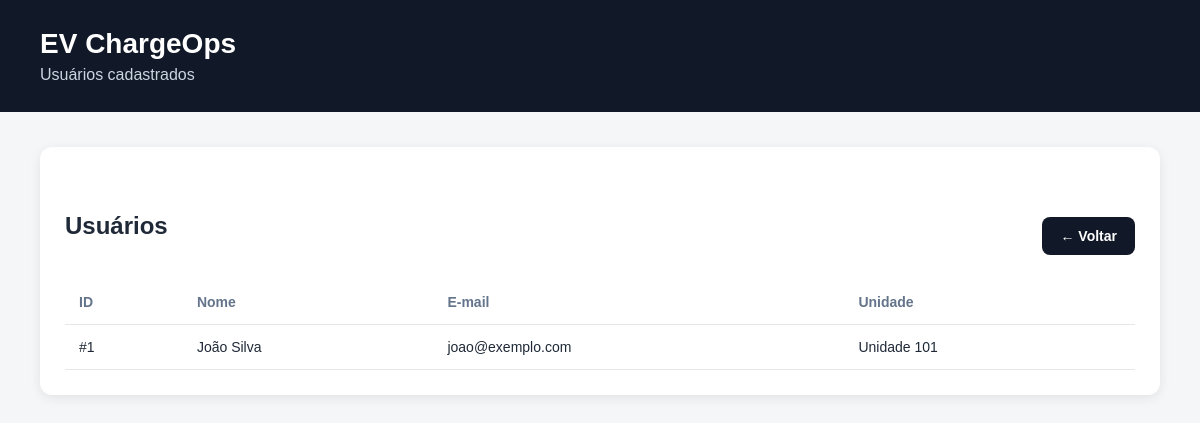
The page /usuarios on the database its author committed.
### tables this page shows
CREATE TABLE usuarios (
        id INTEGER PRIMARY KEY AUTOINCREMENT,
        nome TEXT NOT NULL,
        email TEXT NOT NULL UNIQUE,
        unidade_id INTEGER,
        FOREIGN KEY (unidade_id) REFERENCES unidades(id)
    );

CREATE TABLE unidades (
        id INTEGER PRIMARY KEY AUTOINCREMENT,
        identificacao TEXT NOT NULL
    );

### app/routes/users.py (the view)
@users_bp.route("/usuarios")
def usuarios():
    conexao = sqlite3.connect(DATABASE_PATH)
    usuarios = conexao.execute(
        """
        SELECT
            usuarios.id,
            usuarios.nome,
            usuarios.email,
            unidades.identificacao
        FROM usuarios
        LEFT JOIN unidades
            ON unidades.id = usuarios.unidade_id
        ORDER BY usuarios.nome
        """
    ).fetchall()
    conexao.close()
    return render_template(
        "users.html",
        usuarios=usuarios
    )

### app/templates/users.html (shortened to what this page needs)
<!DOCTYPE html>
<html lang="pt-BR">
<head>
    <link rel="stylesheet" href="{{ url_for('static', filename='css/style.css') }}">
</head>
<body>
    <header>
        <h1>EV ChargeOps</h1>
        <p>Usuários cadastrados</p>
    </header>
    <main>
        <section class="tabela">
            <div class="tabela-header">
                <h2>Usuários</h2>
                <a href="{{ url_for('dashboard.dashboard') }}" class="botao">
                    ← Voltar
                </a>
            </div>
            <table>
                <thead>
                    <tr>
                        <th>ID</th>
                        <th>Nome</th>
                        <th>E-mail</th>
                        <th>Unidade</th>
                    </tr>
                </thead>
                <tbody>
                    {% for usuario in usuarios %}
                    <tr>
                        <td>#{{ usuario[0] }}</td>
                        <td>{{ usuario[1] }}</td>
                        <td>{{ usuario[2] }}</td>
                        <td>{{ usuario[3] }}</td>
                    </tr>
                    {% endfor %}
                </tbody>
            </table>
        </section>
    </main>
</body>
</html>

### static/css/style.css (style rules this page uses)
* { box-sizing: border-box; margin: 0; padding: 0; }
body { font-family: Arial, sans-serif; background: #f4f6f8; color: #1f2937; }
header { background: #111827; color: white; padding: 28px 40px; }
header h1 { font-size: 28px; margin-bottom: 6px; }
header p { color: #cbd5e1; }
main { padding: 35px 40px; max-width: 1300px; margin: auto; }
.tabela { background: white; padding: 25px; border-radius: 12px; box-shadow: 0 3px 12px rgba(0, 0, 0, 0.08); }
.tabela h2 { margin-bottom: 20px; }
table { width: 100%; border-collapse: collapse; }
th, td { padding: 14px; text-align: left; border-bottom: 1px solid #e5e7eb; }
th { color: #64748b; font-size: 14px; }
td { font-size: 14px; }
.tabela-header { margin-top: 40px; display: flex; justify-content: space-between; align-items: center; margin-bottom: 20px; }
.botao { display: inline-block; background: #111827; color: white; text-decoration: none; padding: 11px 18px; border-radius: 8px; font-size: 14px; font-weight: bold; }

### rows shown on the page
usuarios: id "1", nome "João Silva", email "joao@exemplo.com", identificacao "Unidade 101"
